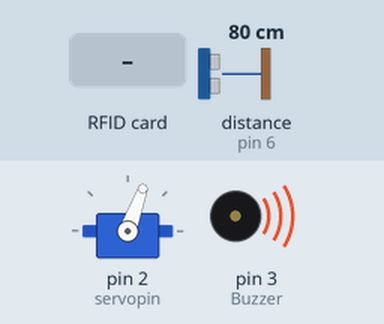
A sketch run on a simulated Arduino Uno, built with avr-gcc and run on an emulated ATmega328P. Shown: servo, buzzer (waves = sounding). The inputs (shaded band) are chosen by the test bench; at power-on: distance to the obstacle (sensor on pin 6) 80 cm. The echo pulse lasts 58.3 µs per cm; what the sketch prints to the serial monitor is not drawn.

Above: at 0.81 s.
At 2.0 s:
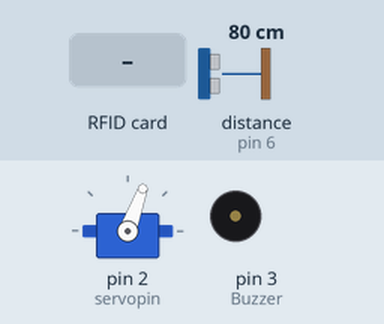
2.1 s: RFID card F3 A0 8D FC held to the reader
Timing chart, 0 to 5.1 s (numbered marks = the images above; inputs shaded):
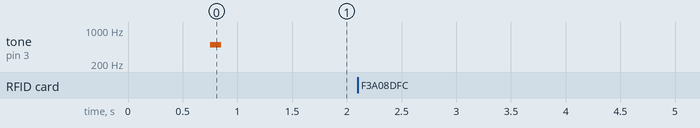

The sketch:

RFID_DOOR_LOCK_SYSTEM.ino
```cpp
// RFID DOOR LOCK SYSTEM //
// Before uploading the code you have to install the nessary libraries
// Servo Library https://www.arduino.cc/reference/en/libraries/servo/ version (1.2.2)
// RFID library https://github.com/miguelbalboa/rfid version (1.4.11)
// Written by Chirrenthen

#include <Servo.h>                       // Including Servo library
#include <SPI.h>                         // Including SPI communication protocol library
#include <MFRC522.h>                     // Including RFID library

#define Buzzer 3                         // Creating a variable for buzzer (pin 3)
#define Button 4                         // Creating a variable for servo (pin 4)

long duration;                           // Creating variable for duration
int distance;                            // Creating variable for distance
int servopin = 2;                        // Creating a variable for servo (pin 2)
const int Trig = 5;                      // Creating a variable for Ultrasonic Trig (pin 5)
const int Echo = 6;                      // Creating a variable for Ultrasonic Echo (pin 6)

#define RST_PIN 9                        // Creating a variable for RFID RST pin (pin 9)
#define SS_PIN 10                        // Creating a variable for RFID SS pin (pin 10)

String UID1 = "F3 A0 8D FC";             // Registering card1 UID
String UID2 = "3 34 55 F5";              // Registering card2 UID
byte lock = 0;

Servo Servo;                             // Declaring the  servo
MFRC522 rfid(SS_PIN, RST_PIN);           // RFID properties

void setup() {
  Serial.begin(11500);                   // Declaring baud rate in Serial Monitor
  Servo.attach(servopin);                // Assigning servo pin
  Servo.write(70);                       // Assigning servo position
  delay(750);                            // Delay for 750 milliseconds
  pinMode(Echo, INPUT);                  // Declaring Echo pin as input
  pinMode(Button,INPUT);                 // Declaring Button variable as input
  pinMode(Trig, OUTPUT);                 // Declaring Trig variable as output
  pinMode(Buzzer,OUTPUT);                // Declaring Buzzer variable as output
  tone(Buzzer,500,100);
  SPI.begin();                           // Starting SPI communication
  rfid.PCD_Init();                       // Initializing RFID reader
 }

void loop() {

  if ( ! rfid.PICC_IsNewCardPresent())    // Checking for RFID cards
    return;                               // Return fuction
  if ( ! rfid.PICC_ReadCardSerial())      // Reading the RFID card serial
    return;                               // Return function

// For reading card serial
  Serial.print("Reading card Serial \n");
  String ID = "";
  for (byte i = 0; i < rfid.uid.size; i++) {
    ID.concat(String(rfid.uid.uidByte[i] < 0x10 ? " 0" : " "));
    ID.concat(String(rfid.uid.uidByte[i], HEX));
    delay(300);
  }
  ID.toUpperCase();

  digitalWrite(Trig, LOW);                 // Providing 0 volts to Trig pin
  delayMicroseconds(2);                    // Delay of 2 microseconds
  digitalWrite(Trig, HIGH);                // Providing 5 volts to Trig pin
  delayMicroseconds(10);                   // Delay of 10 microseconds
  digitalWrite(Trig, LOW);                 // Providing 0 vlots to Trig pin
  duration = pulseIn(Echo, HIGH);          // Defining duration and reading the time taken to receive ultrasound
  distance = duration * 0.034 / 2;         // Calculating distance 'Distance = Speed*time' -> "Distance = Speed of sound / 2"
  return distance;

  if (ID.substring(1) == UID1 && lock == 0 ) {
    Serial.print("Card placed, Locking.. \n");
    Servo.write(70);
    Serial.print(" Lock Closed \n");
    tone(Buzzer,1000,150);
    delay(1500);
    lock = 1;
  }
 else if (ID.substring(1) == UID1 && lock == 1 ) {
    Serial.print("Card placed, Opening.. \n");
    Servo.write(160);
    Serial.print(" Lock Opened \n");
    tone(Buzzer,500,100);
    delay(5000);
    Servo.write(70);
    Serial.print("Lock Closed \n");
    tone(Buzzer,1000,150);
    delay(1500);
    lock = 0;
}
  else if (ID.substring(1) == UID2 && lock == 0 ) {
    Serial.print("Card placed, Locking.. \n");
    Servo.write(70);
    Serial.print("Lock Closed \n");
    tone(Buzzer,1000,150);
    delay(1500);
    lock = 1;
}
  else if (ID.substring(1) == UID2 && lock == 1 ) {
    Serial.print(" Card placed, Opening.. \n");
    Servo.write(160);
    Serial.print("Lock Opened \n");
    tone(Buzzer,500,100);
    delay(5000);
    Servo.write(70);
    Serial.print(" Lock Closed \n");
    tone(Buzzer,1000,150);
    delay(1500);
    lock = 0;
}
  else if (distance <= 5) {
   Serial.print("Hand placed! \n");
   Servo.write(160);
   Serial.print(" Lock Opened! \n");
   tone(Buzzer,500,100);
   delay(5000);
   Servo.write(70);
   Serial.print("Lock Closed \n");
   tone(Buzzer,1000,150);
   delay(1500);
}
  else if(digitalRead(Button) == HIGH) {
   Serial.print("Button pressed! \n");
   Servo.write(160);
   Serial.print("Lock Opened \n");
   tone(Buzzer,500,100);
   delay(5000);
   Serial.print("Lock Closed \n");
   tone(Buzzer,1000,150);
   delay(1500);
}
  else {
   Servo.write(70);
}
 }
```

Measured:
- after the input at 2.1 s, every drawn part: stays the same
